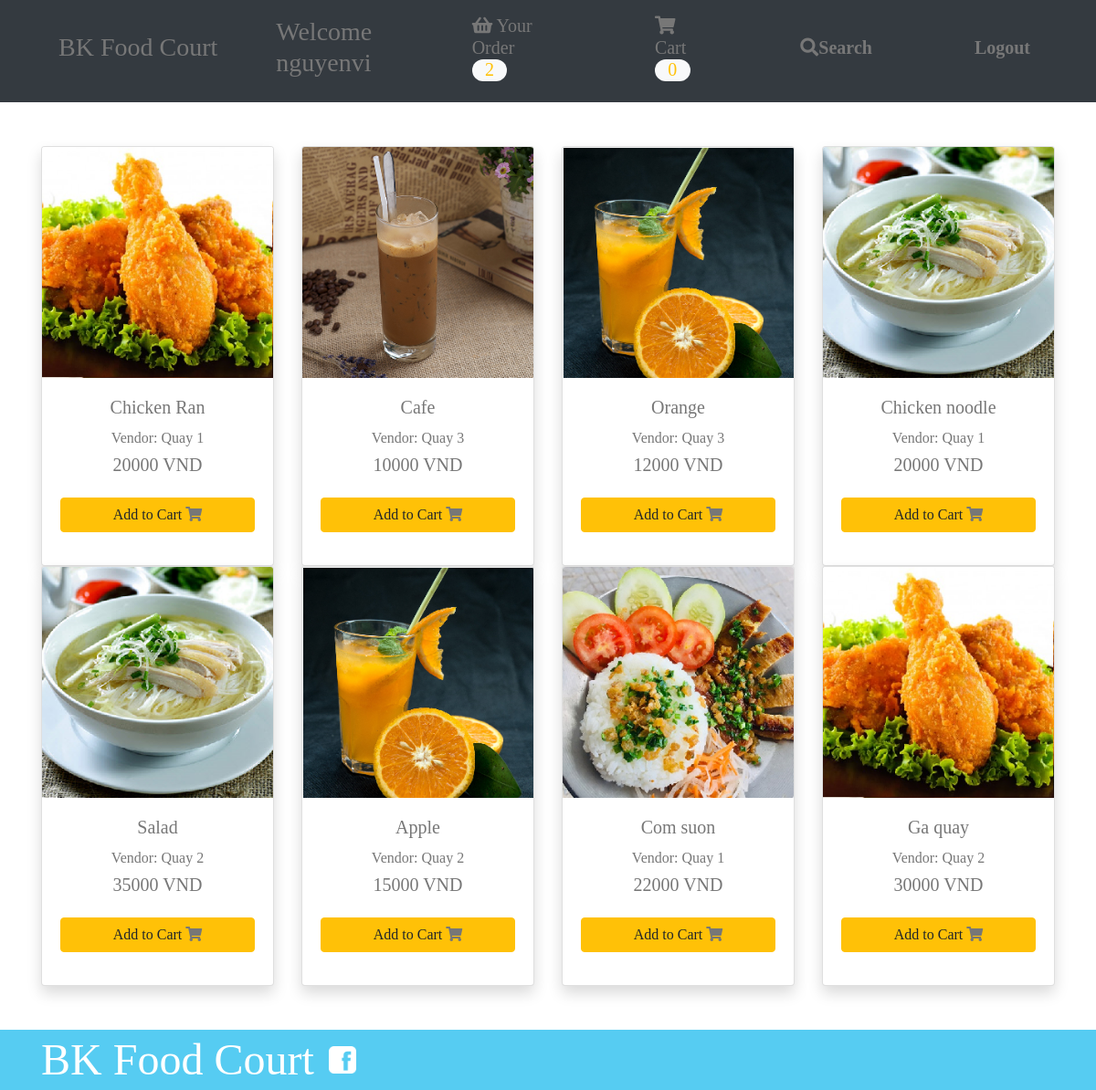
The app's page /home.php (signed in) with its own data.
### tables this page shows
CREATE TABLE `menu` (
  `id` int(10) UNSIGNED NOT NULL,
  `dishname` varchar(30) NOT NULL,
  `vendor` varchar(30) NOT NULL,
  `price` int(10) UNSIGNED NOT NULL,
  `Avb` int(11) DEFAULT NULL,
  `img` varchar(100) DEFAULT NULL
);

### component.php (the view, shortened to what this page needs)
<?php
function component($productname, $productprice, $productimg, $productid, $productvendor){
    $element = "
    <div class=\"col-md-3 col-sm-6 my-3 my-md-0\">
                <form action=\"home.php\" method=\"post\">
                    <div class=\"card shadow\">
                        <div>
                            <img src=\"$productimg\" alt=\"Image1\" class=\"img-fluid card-img-top\">
                        </div>
                        <div class=\"card-body\">
                            <h5 class=\"card-title\">$productname</h5>
                            <h6>
                                Vendor: $productvendor
                            </h6>
                            <h5>
                                <span class=\"price\">$productprice VND</span>
                            </h5>
                            <button type=\"submit\" class=\"btn btn-warning my-3\" name=\"add\">Add to Cart <i class=\"fas fa-shopping-cart\"></i></button>
                             <input type='hidden' name='product_id' value='$productid'>
                        </div>
                    </div>
                </form>
            </div>
    ";
    echo $element;
}

### home.php (shortened to what this page needs)
<?php
require("conection.php");
require_once ('component.php');
$sql = "SELECT * FROM menu";
$result = mysqli_query($conn, $sql);
?>
<!DOCTYPE html>
<html>
    <head>
        <link rel="stylesheet" href="styles.css" />
    <link rel="stylesheet" href="https://cdnjs.cloudflare.com/ajax/libs/font-awesome/5.8.2/css/all.css" />
    <link rel="stylesheet" href="https://stackpath.bootstrapcdn.com/bootstrap/4.3.1/css/bootstrap.min.css">
    </head>
    <body>
        <?php require_once ("header.php"); ?>
        <div class="container">
                <div class="row text-center py-5">
                    <?php
                        while ($row = mysqli_fetch_assoc($result)){
                            if($row['Avb'] == 1){
                            component($row['dishname'], $row['price'], $row['img'], $row['id'], $row['vendor']);
                            }
                        }
                    ?>
                </div>
        </div>
        <footer class="main-footer">
            <div class="container main-footer-container">
                <h3 class="band-name">BK Food Court</h3>
                <ul class="nav footer-nav">
                    <li>
                        <a href="https://www.facebook.com" target="_blank">
                            <img src="Images/Facebook Logo.png">
                        </a>
                    </li>
                </ul>
            </div>
        </footer>
    </body>
</html>

### styles.css (style rules this page uses)
* { box-sizing: border-box; font-family: Raleway; color: #777; }
html, body { margin: 0; padding: 0; min-height: 100%; }
.nav li { display: inline; }
.nav a { display: inline-block; padding: .5em; color: white; text-decoration: none; }
.band-name { text-align: center; margin: 0; font-size: 3em; font-family: "HussarBoldWeb-bf92"; font-weight: normal; color: white; }
.container { max-width: 900px; margin: 0 auto; padding: 0 1.5em; }
.main-footer { background-color: #56CCF2; color: white; padding: .25em 0; }
.main-footer-container { display: flex; align-items: center; }
.main-footer-container ul { flex-grow: 1; text-align: end; }
.footer-nav li { padding: 0 .5em; }
.footer-nav img { width: 30px; height: 30px; }
.btn { text-align: center; vertical-align: middle; padding: .67em .67em; cursor: pointer; }
button { background-color: #2D9CDB; color: white; padding: 14px 20px; margin: 8px 0; border: none; cursor: pointer; width: 100%; }
* { box-sizing: border-box; }

### records on screen
menu: img (picture), dishname "Chicken Ran", vendor "Quay 1", price "20000"
menu: img (picture), dishname "Cafe", vendor "Quay 3", price "10000"
menu: img (picture), dishname "Orange", vendor "Quay 3", price "12000"
menu: img (picture), dishname "Chicken noodle", vendor "Quay 1", price "20000"
menu: img (picture), dishname "Salad", vendor "Quay 2", price "35000"
menu: img (picture), dishname "Apple", vendor "Quay 2", price "15000"
menu: img (picture), dishname "Com suon", vendor "Quay 1", price "22000"
menu: img (picture), dishname "Ga quay", vendor "Quay 2", price "30000"

### other values on screen
$_SESSION['name'] "nguyenvi"
$count "2"
